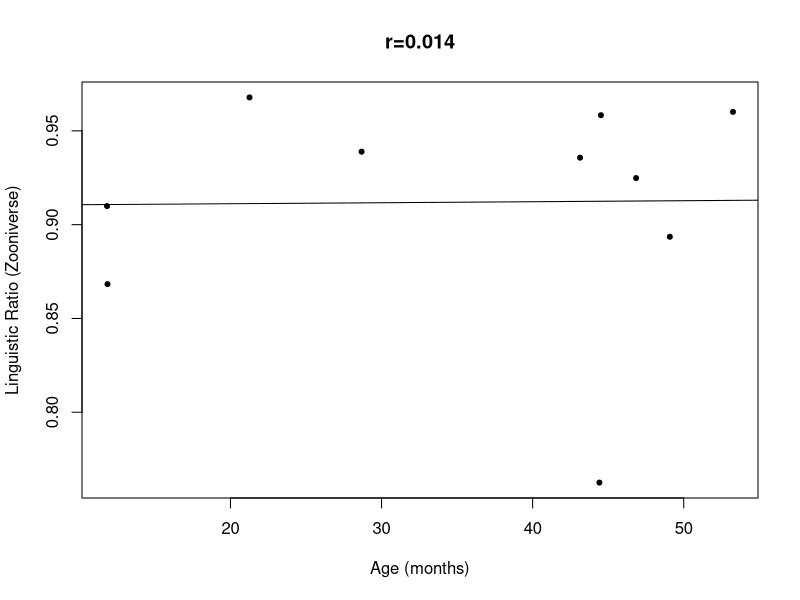
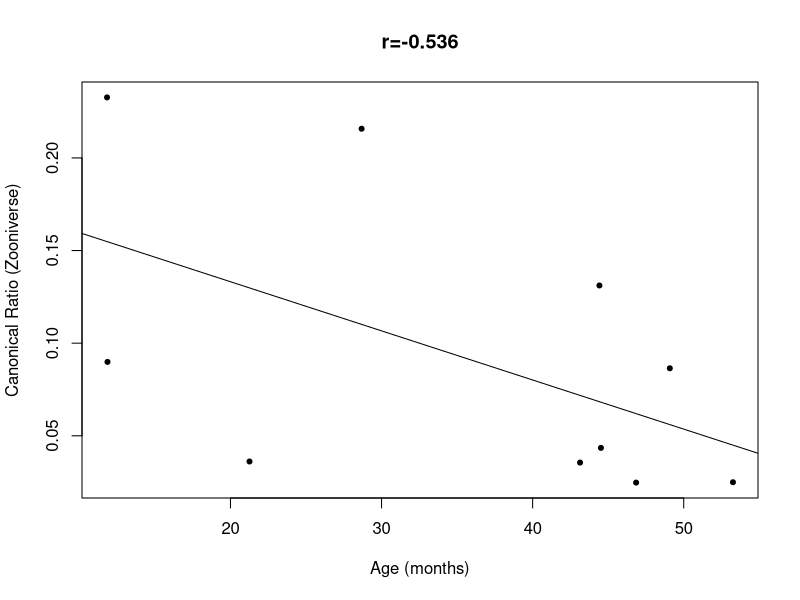
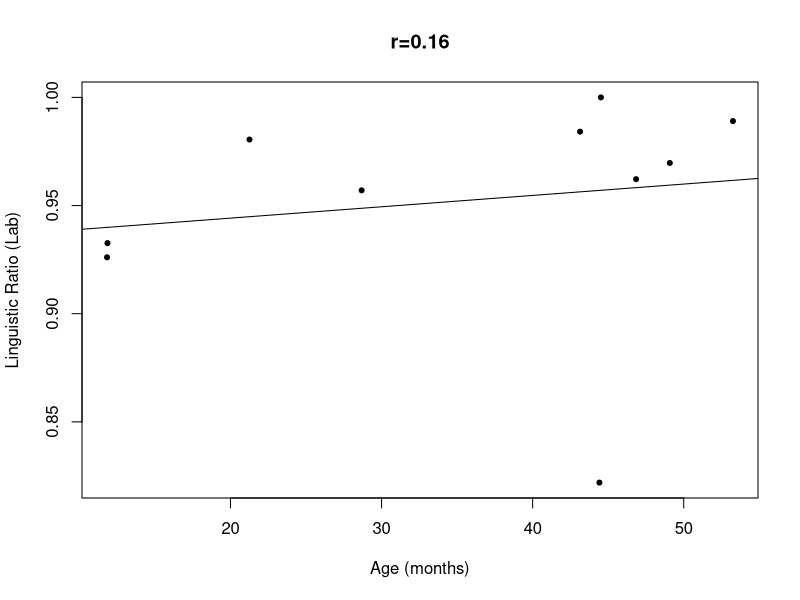
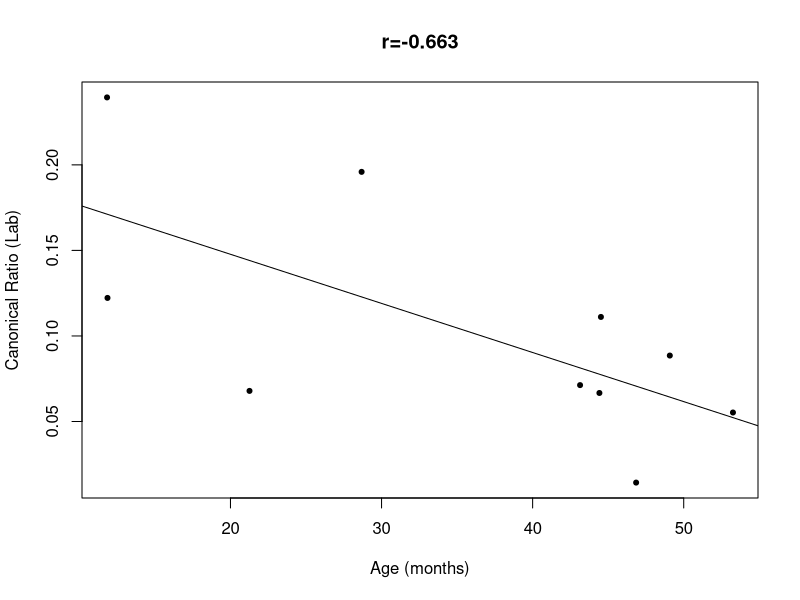
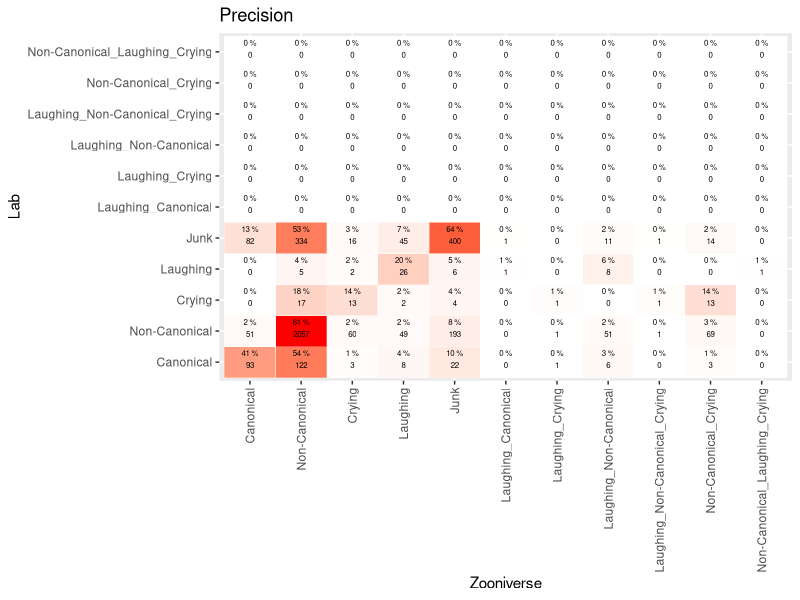
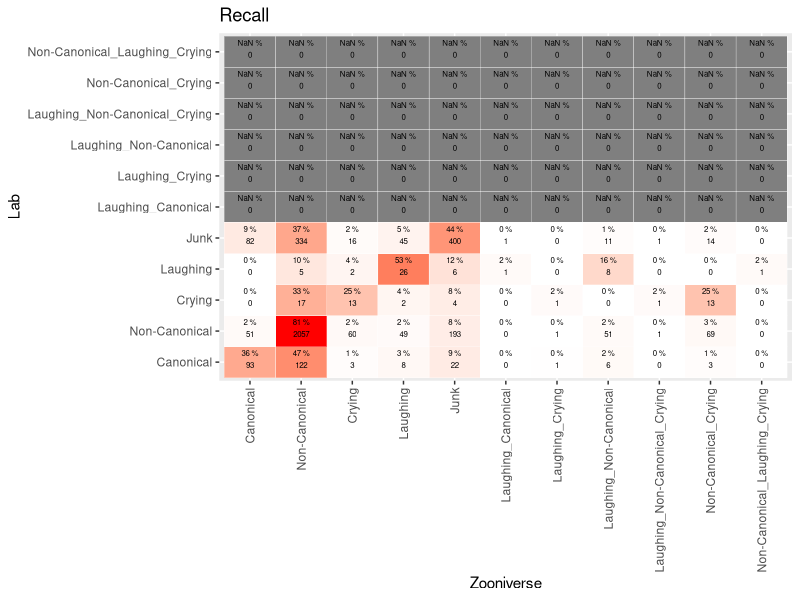
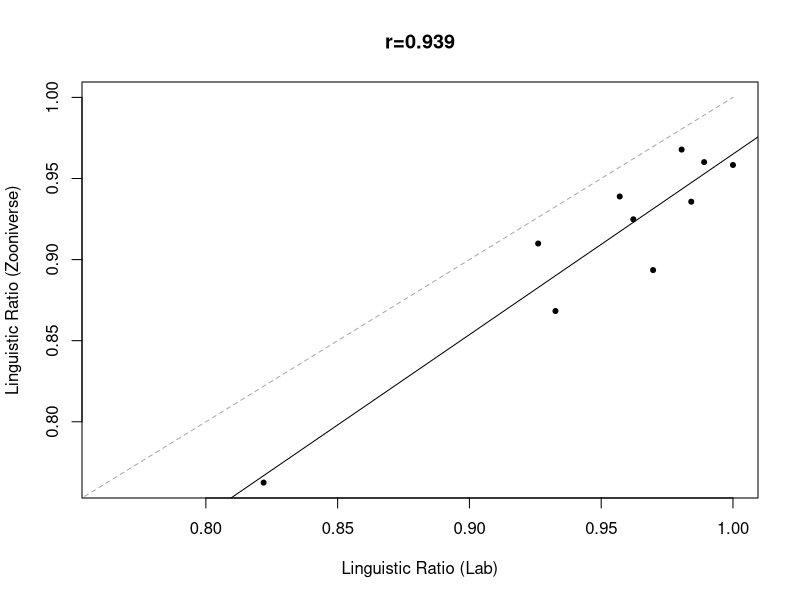
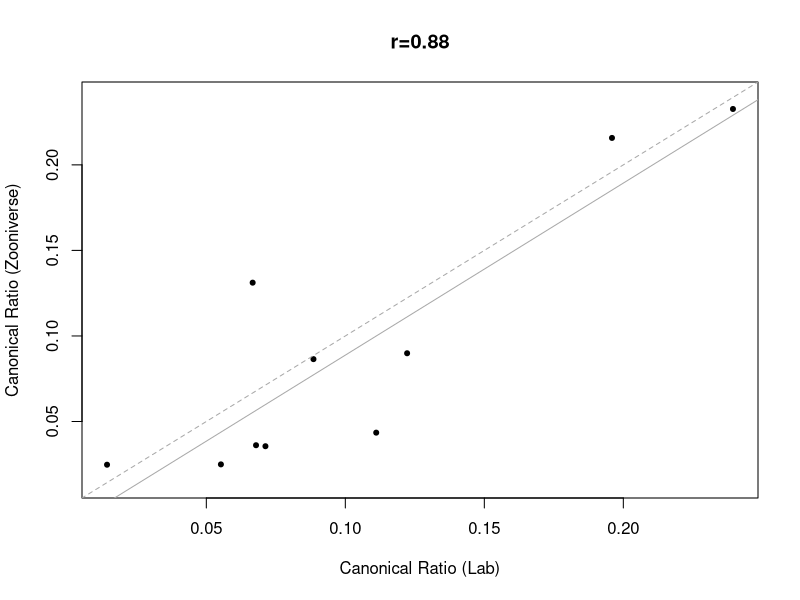

Source code (R) for these figures, in order:
## ---- chunk 1
knitr::opts_chunk$set(echo = TRUE)
library(tidyverse)
library(dplyr)
library(ggplot2)
library(caret)
library(scales)

dodiv=function(x) x/sum(x, na.rm=T)

## ---- chunk 2
# read dataset composed with python
data_all <- read.csv("final_classifications_PU_zoon.csv")

#remove the word mixed that takes up space and is unnecessary
data_all$Zoon_classif=factor(gsub("Mixed_","",as.character(data_all$Zoon_classif),fixed=T))

#relevel the factor so that it's easier to read
data_all$Zoon_classif=factor(data_all$Zoon_classif, levels=c("Canonical","Non-Canonical",
                                                             "Crying","Laughing","Junk",levels(data_all$Zoon_classif)[grep("_",levels(data_all$Zoon_classif))]))


# create lab column with easier to read correspondance
data_all$lab<-as.character(data_all$Major_Choice)
data_all$lab[data_all$lab=="Non-canonical syllables"]<-"Non-Canonical"
data_all$lab[data_all$lab=="Canonical syllables"]<-"Canonical"
data_all$lab[data_all$lab %in% c("Don't mark","None")]<-"Junk"
data_all$lab=factor(data_all$lab,levels=levels(data_all$Zoon_classif))
#apply same factor levels as zooniverse so that we can do symmetrical confusion matrices
## ---- chunk 3
table(data_all$lab)
table(data_all$Zoon_classif)

mycf=confusionMatrix(data_all$lab, data_all$Zoon_classif, dnn = c("Lab","Zooniverse"))

conf_tab=mycf$table

# this package uses sensitivity & specificity
#Sensitivity=recall
#Specificity=precision

mycf

## ---- chunk 4
pdf("precision_with_mixed.pdf",height=10,width=10)
prop_cat=data.frame(conf_tab/colSums(conf_tab)*100) #generates precision because columns
prop_cat$id=paste(prop_cat$Lab,prop_cat$Zooniverse)
colnames(prop_cat)[3]<-"pr"

data.frame(conf_tab)->stall
stall$id=paste(stall$Lab,stall$Zooniverse)
stall=merge(stall,prop_cat[c("id","pr")])



ggplot(data = stall, mapping = aes(y = Lab, x=Zooniverse)) +
 geom_tile(aes(fill= rescale(pr)), colour = "white") +
  geom_text(aes(label = paste(round(pr),"%")), vjust = -1,size=2) +
  geom_text(aes(label = Freq), vjust = 1,size=2) +
  scale_fill_gradient(low = "white", high = "red", name = "Percentage") +
     theme(legend.position = "none") +
  xlab("Zooniverse") + ylab("Lab") +
  ggtitle("Precision")+ theme(axis.text.x = element_text(angle = 90, vjust = 0.5, hjust=1))
dev.off()
## ---- chunk 5
pdf("recall_with_mixed.pdf",height=10,width=10)
prop_cat=data.frame(conf_tab/rowSums(conf_tab)*100)  #generates recall because rows
prop_cat$id=paste(prop_cat$Lab,prop_cat$Zooniverse)
colnames(prop_cat)[3]<-"rec"

data.frame(conf_tab)->stall
stall$id=paste(stall$Lab,stall$Zooniverse)
stall=merge(stall,prop_cat[c("id","rec")])

ggplot(data = stall, mapping = aes(y = Lab, x=Zooniverse)) +
 geom_tile(aes(fill= rescale(rec)), colour = "white") +
  geom_text(aes(label = paste(round(rec),"%")), vjust = -1,size=2) +
  geom_text(aes(label = Freq), vjust = 1,size=2) +
  scale_fill_gradient(low = "white", high = "red", name = "Percentage") +
     theme(legend.position = "none") +
  xlab("Zooniverse") + ylab("Lab") +
  ggtitle("Recall")+ theme(axis.text.x = element_text(angle = 90, vjust = 0.5, hjust=1))


dev.off()
## ---- chunk 6

#given results above, we map the mixed
data_all$Zoon_classif[data_all$Zoon_classif=="Laughing_Canonical"]<-"Canonical"
data_all$Zoon_classif[data_all$Zoon_classif=="Laughing_Non-Canonical"]<-"Non-Canonical"
data_all$Zoon_classif[data_all$Zoon_classif=="Laughing_Non-Canonical_Crying"]<-"Non-Canonical"
data_all$Zoon_classif[data_all$Zoon_classif=="Laughing_Crying"]<-"Crying"
data_all$Zoon_classif[data_all$Zoon_classif=="Non-Canonical_Crying"]<-"Non-Canonical"
data_all$Zoon_classif[data_all$Zoon_classif=="Non-Canonical_Laughing_Crying"]<-"Non-Canonical"

#and reset the factors for cleanliness
data_all$Zoon_classif=factor(data_all$Zoon_classif)
data_all$lab=factor(data_all$lab)

#get the ns by child, then calculate the linguistic ratio & canonical ratio, separately for zooniverse & lab
ztab=table(data_all$ChildID,data_all$Zoon_classif)
z_lr=rowSums(ztab[,c("Canonical","Non-Canonical")])/rowSums(ztab[,-which(colnames(ztab) %in% c("Junk"))])
z_cr=ztab[,c("Canonical")]/rowSums(ztab[,c("Canonical","Non-Canonical")])

ltab=table(data_all$ChildID,data_all$lab)
l_lr=rowSums(ltab[,c("Canonical","Non-Canonical")])/rowSums(ltab[,-which(colnames(ztab) %in% c("Junk"))])
l_cr=ltab[,c("Canonical")]/rowSums(ltab[,c("Canonical","Non-Canonical")])

#put all the ratios together
if(sum(rownames(ztab)==rownames(ltab))==dim(ztab)[1]) ratios=cbind(rownames(ztab),z_lr,z_cr,l_lr,l_cr) else print("oops this code needs to be more complex because we don't have the same kids for the two ratios")
colnames(ratios)[1]<-"ChildID"

#add age
ages=aggregate(data_all$Age,by=list(data_all$ChildID),mean) #this is a weird way of adding ages, since all of the ages for a given child should be the same if there is only one recording, and if there are multiple recordings, then we should not get the mean

merge(ratios,ages,by.x="ChildID",by.y="Group.1")->ratios
colnames(ratios)[dim(ratios)[2]]<-"Age"

#cbinding results in text, so we numerize the ratios
for(thisvar in c("z_lr","z_cr","l_lr","l_cr")) ratios[,thisvar]=as.numeric(as.character(ratios[,thisvar]))
summary(ratios)
## ---- chunk 7
prettynames=c("Linguistic Ratio (Zooniverse)","Canonical Ratio (Zooniverse)",
             "Linguistic Ratio (Lab)","Canonical Ratio (Lab)" )
names(prettynames)<-c("z_lr","z_cr","l_lr","l_cr")
for(thisvar in c("z_lr","z_cr","l_lr","l_cr")) {
  myr=round(cor.test(ratios[,thisvar],ratios$Age)$estimate,3)
  plot(ratios[,thisvar]~ratios$Age, pch=20,xlab="Age (months)",ylab=prettynames[thisvar],main=paste0("r=",myr))
  abline(lm(ratios[,thisvar]~ratios$Age))
  }

## ---- chunk 8

#Ling ratio
pdf("ling_rat_z_vs_l.pdf",height=5,width=5)
lims=range(c(ratios[,"z_lr"],ratios[,"l_lr"]))
  myr=round(cor.test(ratios[,"z_lr"],ratios[,"l_lr"])$estimate,3)
  plot(ratios[,"z_lr"]~ratios[,"l_lr"], pch=20,xlab=prettynames["l_lr"],ylab=prettynames["z_lr"],main=paste0("r=",myr),
       xlim=lims,ylim=lims)
  abline(lm(ratios[,"z_lr"]~ratios[,"l_lr"]))
  lines(c(0,1),c(0,1),lty=2,col="darkgray")
dev.off()

  #CR
pdf("can_rat_z_vs_l.pdf",height=5,width=5)
lims=range(c(ratios[,"z_cr"],ratios[,"l_cr"]))
    myr=round(cor.test(ratios[,"z_cr"],ratios[,"l_cr"])$estimate,3)
  plot(ratios[,"z_cr"]~ratios[,"l_cr"], pch=20,xlab=prettynames["l_cr"],ylab=prettynames["z_cr"],main=paste0("r=",myr),
       xlim=lims,ylim=lims)
  abline(lm(ratios[,"z_cr"]~ratios[,"l_cr"]),col="darkgray")
    lines(c(0,1),c(0,1),lty=2,col="darkgray")
dev.off()
